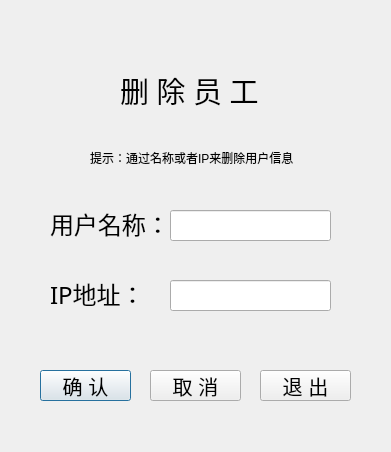
<?xml version="1.0" encoding="UTF-8"?>
<ui version="4.0">
 <class>Dialog</class>
 <widget class="QDialog" name="Dialog">
  <property name="geometry">
   <rect>
    <x>0</x>
    <y>0</y>
    <width>391</width>
    <height>452</height>
   </rect>
  </property>
  <property name="windowTitle">
   <string>Dialog</string>
  </property>
  <widget class="QLabel" name="welcome_label">
   <property name="geometry">
    <rect>
     <x>120</x>
     <y>60</y>
     <width>141</width>
     <height>61</height>
    </rect>
   </property>
   <property name="font">
    <font>
     <family>微软雅黑</family>
     <pointsize>22</pointsize>
    </font>
   </property>
   <property name="text">
    <string>删 除 员 工</string>
   </property>
  </widget>
  <widget class="QLabel" name="user_label">
   <property name="geometry">
    <rect>
     <x>50</x>
     <y>203</y>
     <width>141</width>
     <height>41</height>
    </rect>
   </property>
   <property name="font">
    <font>
     <family>微软雅黑</family>
     <pointsize>18</pointsize>
    </font>
   </property>
   <property name="text">
    <string>用户名称：</string>
   </property>
  </widget>
  <widget class="QLineEdit" name="user_lineEdit">
   <property name="geometry">
    <rect>
     <x>170</x>
     <y>210</y>
     <width>161</width>
     <height>31</height>
    </rect>
   </property>
   <property name="font">
    <font>
     <pointsize>15</pointsize>
    </font>
   </property>
   <property name="text">
    <string/>
   </property>
  </widget>
  <widget class="QLabel" name="ip_label">
   <property name="geometry">
    <rect>
     <x>50</x>
     <y>273</y>
     <width>141</width>
     <height>41</height>
    </rect>
   </property>
   <property name="font">
    <font>
     <family>微软雅黑</family>
     <pointsize>18</pointsize>
    </font>
   </property>
   <property name="text">
    <string>IP地址：</string>
   </property>
  </widget>
  <widget class="QLineEdit" name="ip_lineEdit">
   <property name="geometry">
    <rect>
     <x>170</x>
     <y>280</y>
     <width>161</width>
     <height>31</height>
    </rect>
   </property>
   <property name="font">
    <font>
     <pointsize>15</pointsize>
    </font>
   </property>
   <property name="text">
    <string/>
   </property>
  </widget>
  <widget class="QPushButton" name="confirm_label">
   <property name="geometry">
    <rect>
     <x>40</x>
     <y>370</y>
     <width>91</width>
     <height>31</height>
    </rect>
   </property>
   <property name="font">
    <font>
     <pointsize>15</pointsize>
    </font>
   </property>
   <property name="text">
    <string>确 认</string>
   </property>
  </widget>
  <widget class="QPushButton" name="cancel_label">
   <property name="geometry">
    <rect>
     <x>150</x>
     <y>370</y>
     <width>91</width>
     <height>31</height>
    </rect>
   </property>
   <property name="font">
    <font>
     <pointsize>15</pointsize>
    </font>
   </property>
   <property name="text">
    <string>取 消</string>
   </property>
  </widget>
  <widget class="QPushButton" name="quit_label">
   <property name="geometry">
    <rect>
     <x>260</x>
     <y>370</y>
     <width>91</width>
     <height>31</height>
    </rect>
   </property>
   <property name="font">
    <font>
     <pointsize>15</pointsize>
    </font>
   </property>
   <property name="text">
    <string>退 出</string>
   </property>
  </widget>
  <widget class="QLabel" name="notice_label">
   <property name="geometry">
    <rect>
     <x>90</x>
     <y>150</y>
     <width>231</width>
     <height>16</height>
    </rect>
   </property>
   <property name="text">
    <string>提示：通过名称或者IP来删除用户信息</string>
   </property>
  </widget>
 </widget>
 <resources/>
 <connections/>
</ui>
